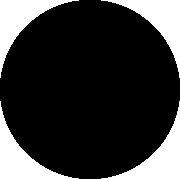
%> input picture лаба5/Изображения/object1.png, 180 x 179 px, given in place of pic1.png, which was not available
$ octave laba5.m   (GNU Octave 9; MATLAB toolbox functions it lacks are replaced by stand-ins)
%> lines starting %> are read from the running program, lines starting %| are printed output that depends on the picture; pictures that were not available may be replaced by others from this repository, and a replacement may not be noted
m = zeros(800,800);
image = imnoise(im2uint8(m), 'gaussian');
hist = histogram(image);
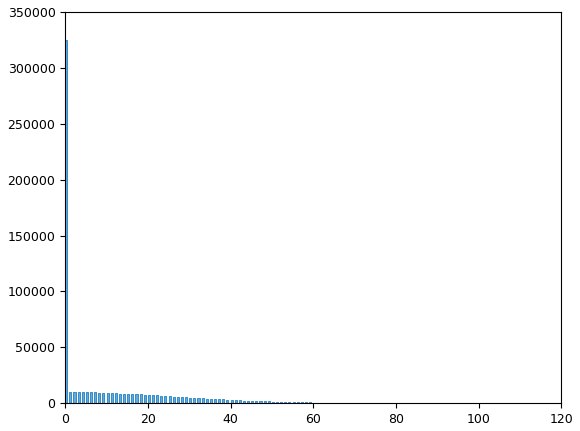
%> figure redrawn from the program's plot data; tallest bar 325015 high, from x = 0 to 0.5
saveas(hist, '1', 'jpg');
pic1 = im2double(imread('pic1.png'));
%> pic1: size 179x180x3 double; min 0, max 1, mean 0.21
for i = 1:size(pic1, 1)
    for j = 1:size(pic1, 2)
        if (pic1(i,j) < 1)
            image(i+310, j+310) = pic1(i,j);
        end
    end
end
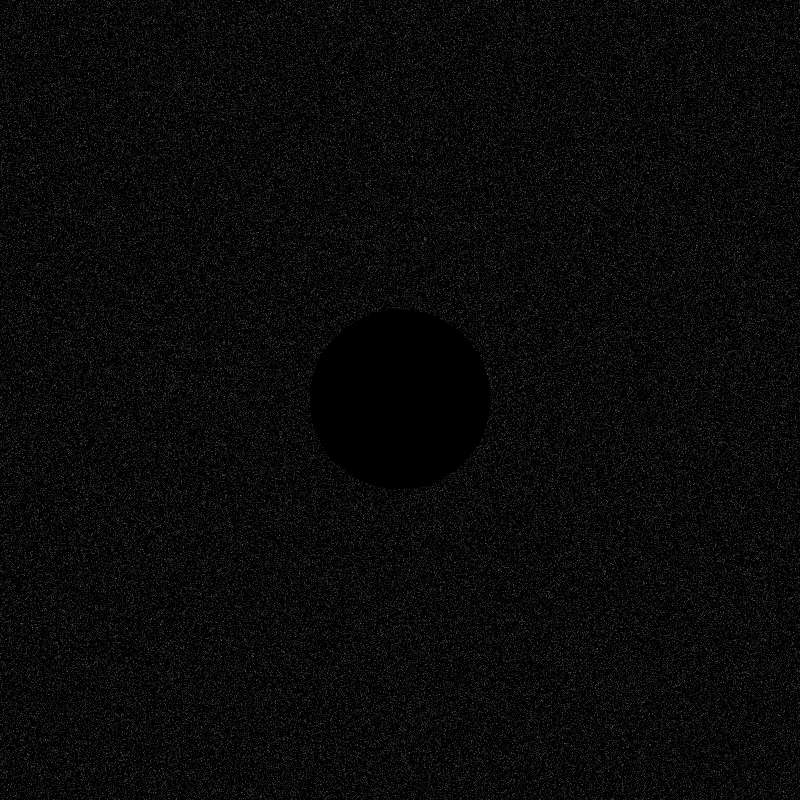
%> image: size 800x800 uint8; min 0, max 113, mean 9.7
imwrite(image, '2.png');
image = imnoise(im2uint8(m), 'gaussian');
pic2 = imresize(pic1, 2);
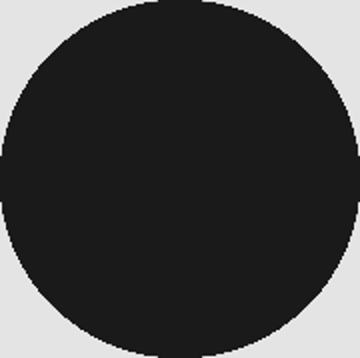
%> pic2: size 358x360x3 double; min -0.133, max 1.13, mean 0.21; drawn with min black and max white
for i = 1:size(pic2, 1)
    for j = 1:size(pic2, 2)
        if (pic2(i,j) < 1)
            image(i+230, j+230) = pic2(i,j);
        end
    end
end
imwrite(image, '3.png');
image = imnoise(im2uint8(m), 'gaussian');
pic3 = imresize(pic1, 0.5);
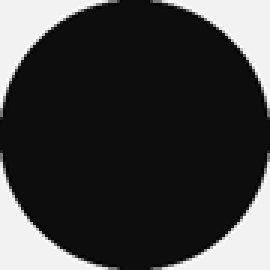
%> pic3: size 90x90x3 double (shown 3 times larger); min -0.0596, max 1.06, mean 0.21; drawn with min black and max white
for i = 1:size(pic3, 1)
    for j = 1:size(pic3, 2)
        if (pic3(i,j) < 1)
            image(i+355, j+355) = pic3(i,j);
        end
    end
end
imwrite(image, '4.png');
image = imnoise(im2uint8(m), 'gaussian');
pic4 = im2double(imread('pic2.png'));
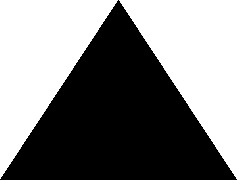
%> input picture лаба5/Изображения/object2.png, 237 x 180 px, given in place of pic2.png, which was not available
%> pic4: size 180x237x3 double; min 0, max 1, mean 0.498
for i = 1:size(pic4, 1)
    for j = 1:size(pic4, 2)
        if (pic4(i,j) < 1)
            image(i+15, j+15) = pic4(i,j);
        end
    end
end
%> (the run ends here)
